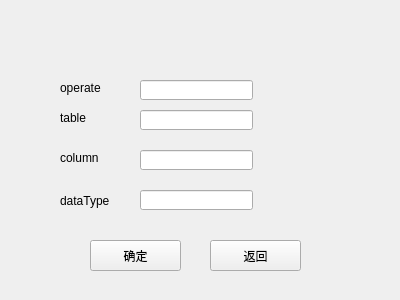
<?xml version="1.0" encoding="UTF-8"?>
<ui version="4.0">
 <class>alterTable</class>
 <widget class="QWidget" name="alterTable">
  <property name="geometry">
   <rect>
    <x>0</x>
    <y>0</y>
    <width>400</width>
    <height>300</height>
   </rect>
  </property>
  <property name="windowTitle">
   <string>Form</string>
  </property>
  <widget class="QPushButton" name="pushButton">
   <property name="geometry">
    <rect>
     <x>90</x>
     <y>240</y>
     <width>91</width>
     <height>31</height>
    </rect>
   </property>
   <property name="text">
    <string>确定</string>
   </property>
  </widget>
  <widget class="QPushButton" name="pushButton_2">
   <property name="geometry">
    <rect>
     <x>210</x>
     <y>240</y>
     <width>91</width>
     <height>31</height>
    </rect>
   </property>
   <property name="text">
    <string>返回</string>
   </property>
  </widget>
  <widget class="QLineEdit" name="line_operate">
   <property name="geometry">
    <rect>
     <x>140</x>
     <y>80</y>
     <width>113</width>
     <height>20</height>
    </rect>
   </property>
  </widget>
  <widget class="QLineEdit" name="line_table">
   <property name="geometry">
    <rect>
     <x>140</x>
     <y>110</y>
     <width>113</width>
     <height>20</height>
    </rect>
   </property>
  </widget>
  <widget class="QLineEdit" name="line_column">
   <property name="geometry">
    <rect>
     <x>140</x>
     <y>150</y>
     <width>113</width>
     <height>20</height>
    </rect>
   </property>
  </widget>
  <widget class="QLineEdit" name="line_dataType">
   <property name="geometry">
    <rect>
     <x>140</x>
     <y>190</y>
     <width>113</width>
     <height>20</height>
    </rect>
   </property>
  </widget>
  <widget class="QLabel" name="label">
   <property name="geometry">
    <rect>
     <x>60</x>
     <y>80</y>
     <width>41</width>
     <height>16</height>
    </rect>
   </property>
   <property name="text">
    <string>operate</string>
   </property>
  </widget>
  <widget class="QLabel" name="label_2">
   <property name="geometry">
    <rect>
     <x>60</x>
     <y>110</y>
     <width>51</width>
     <height>16</height>
    </rect>
   </property>
   <property name="text">
    <string>table</string>
   </property>
  </widget>
  <widget class="QLabel" name="label_3">
   <property name="geometry">
    <rect>
     <x>60</x>
     <y>150</y>
     <width>41</width>
     <height>16</height>
    </rect>
   </property>
   <property name="text">
    <string>column</string>
   </property>
  </widget>
  <widget class="QLabel" name="label_4">
   <property name="geometry">
    <rect>
     <x>60</x>
     <y>190</y>
     <width>51</width>
     <height>21</height>
    </rect>
   </property>
   <property name="text">
    <string>dataType</string>
   </property>
  </widget>
 </widget>
 <resources/>
 <connections/>
</ui>
